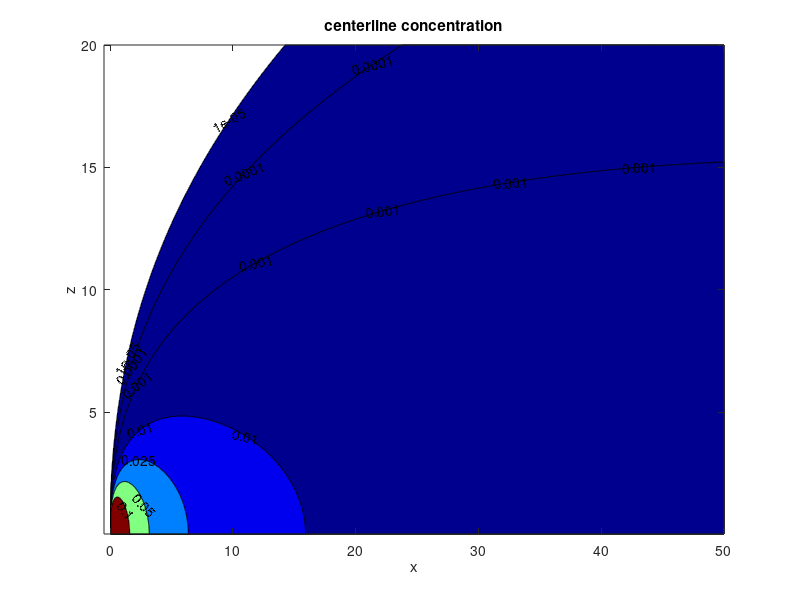
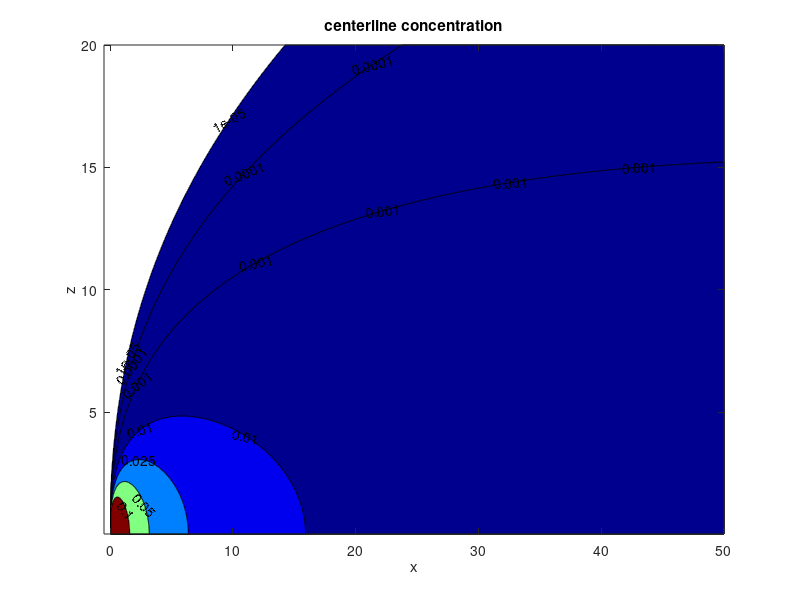
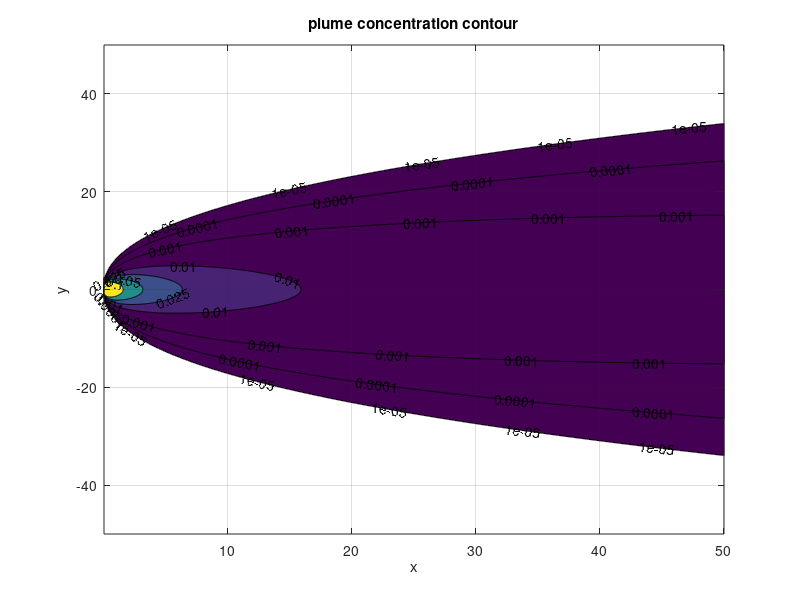

Recreate these plots in MATLAB, in order. (Note: this script raises an error after producing the figures.)
%
% gpplot.m: Plot the Gaussian plume solution with constant eddy diffusivity.
%
%
Q = 1;     % source emission rate (kg/s)
U = 1;     % wind speed (m/s)
H = 0;     % source height (m)
K = 1;     % eddy diffusion coefficient (m^2/s)

rmax = 50;  % size of domain in r (m)
xmax = rmax*U/K;
ymax = 50;  % size of domain in y (m)
zmax = 20; % size of domain in z (m)
N = 1000;   % number of plotting points

% Ground-level maximum concentration:
x0 = U*H^2/(4*K)           % x coordinate 
c0 = 2*Q/(pi*U*H^2*exp(1)) % concentration value

% Plot the centerline concentration (y=0):
f2 = figure(2)
clf;
set(f2,'Position',[1 1155 1152 322]);
[rr,zz] = meshgrid( [1:N]*rmax/N, [1:N]*zmax/N );
xx = rr*U/K;
cc = Q./(4*pi*U*rr) .* ...
     ( exp(-(zz-H).^2./(4*rr)) + exp(-(zz+H).^2./(4*rr)) ); 
clist = [1e-5, 1e-4, 1e-3, 1e-2, 0.025, 0.05, 0.1];
[cs,ch] = contourf( xx, zz, cc, clist );
colormap jet 
clabel(cs)
xlabel('x'), ylabel('z')
title('centerline concentration');
hold on 
plot(x0+eps, 0+eps, 'ko')
plot(0+eps,  H+eps, 'rs')
%annotation('arrow', [0.05*xmax, 0.8*zmax], [0.2*xmax,0.8*zmax], 'Width', 2 )  
%text( 0.05*xmax, 0.88*zmax, 'wind' )
hold off
set(gca,'XLim', xmax*[-0.01,1])
shg
print -djpeg 'gplume1.jpg'
print -depsc 'gplume1.eps'

%pause

%% Plot the ground-level concentration (z=0);
f3 = figure(3)
clf;
set(f3,'Position',[780 1276 1141 778]);
[rr,yy] = meshgrid( [1:N]*rmax/N, [-N:N]*ymax/N );
xx = rr*U/K;
cc = 2 * Q./(4*pi*U*rr) .* exp(-yy.^2./(4*rr)) .* ...
     exp(-H^2./(4*rr));
[cs,ch] = contourf( xx, yy, cc, clist );
clabel(cs)
xlabel('x'), ylabel('y')
title('plume concentration contour');
hold on
grid on
plot(x0+eps, 0+eps, 'ko')
plot(0+eps,  0+eps, 'rs')
arrow( [0.02*xmax, 0.7*ymax], [0.15*xmax,0.7*ymax], 'Width', 2 )  
text( 0.02*xmax, 0.85*ymax, 'wind' )
hold off
set(gca,'XLim', [-0.01,1]*xmax)
colorbar
shg
print -djpeg 'gplume2.jpg'
print -depsc 'gplume2.eps'